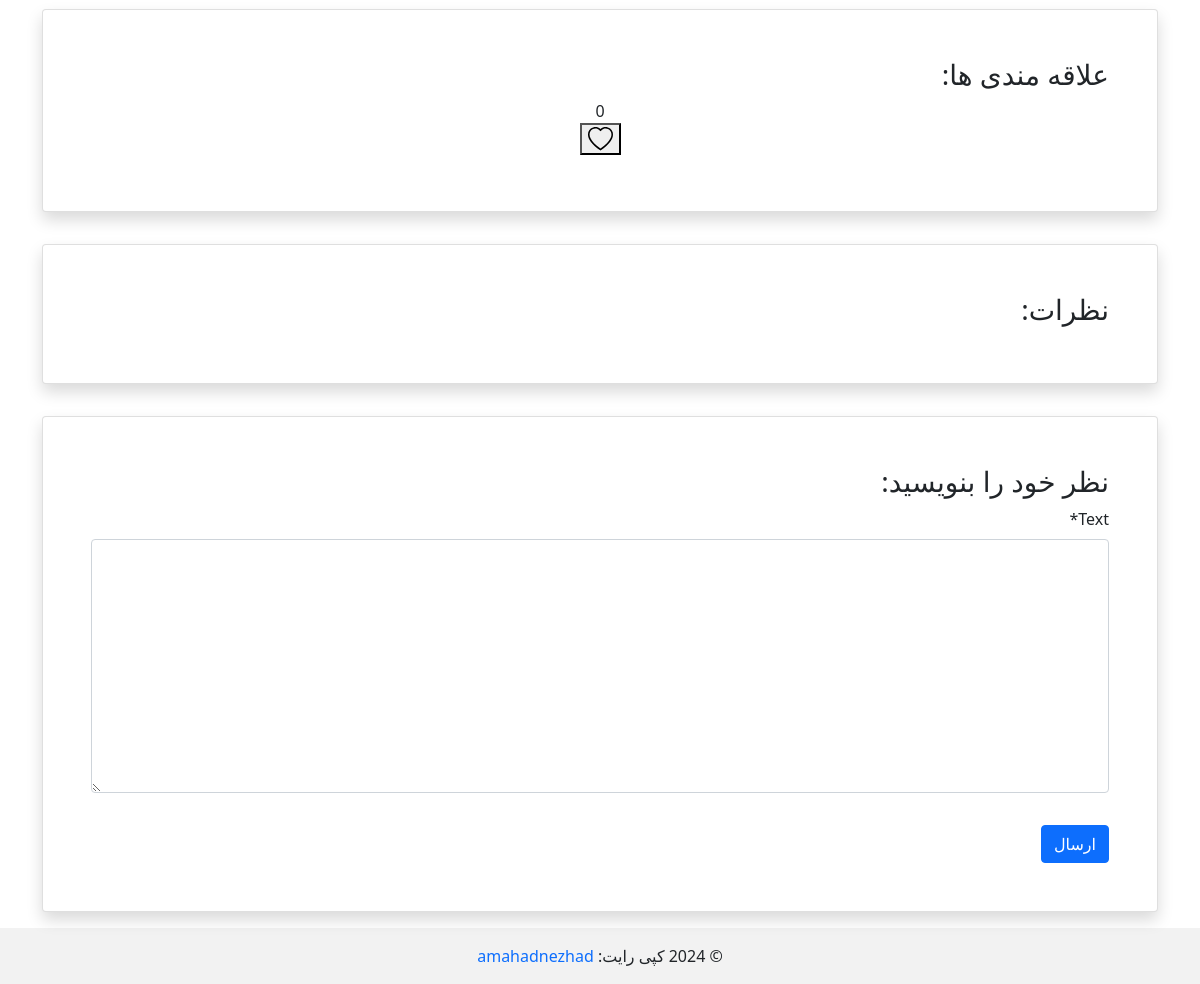
The app's page /post/11 (signed in, lower part), older data.
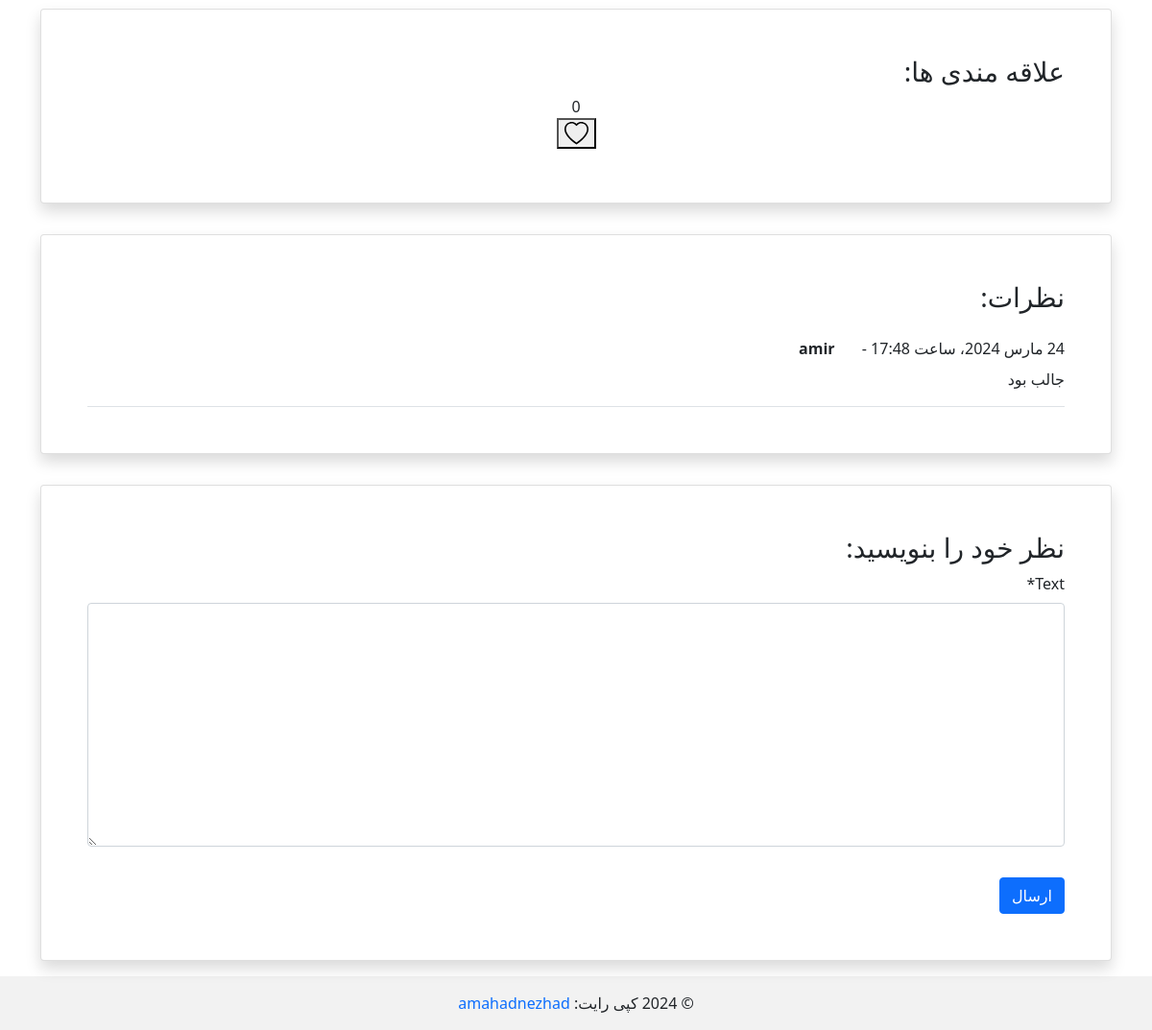
The same page, newer data.
### blog/models.py (models this page shows, shortened)
class Comment(models.Model):
    user = models.ForeignKey(get_user_model(), on_delete=models.CASCADE)
    post = models.ForeignKey(Post, related_name='comments', on_delete=models.CASCADE)
    text = models.TextField()
    is_active = models.BooleanField(default=False)
    datetime_created = models.DateTimeField(auto_now_add=True)

### accounts/models.py (models this page shows)
class CustomUser(AbstractUser):
    pass

### blog/views.py (the view)
# urls.py: path('post/<int:pk>', post_detail_view, name="post_detail"),
@login_required
def post_detail_view(request, pk):
    post = get_object_or_404(Post, pk=pk)
    comments = post.comments.all()
    if request.method == "POST":
        comment_form = CommentForm(request.POST)
        if comment_form.is_valid():
            new_comment = comment_form.save(commit=False)
            new_comment.post = post
            new_comment.user = request.user
            new_comment.save()
            comment_form = CommentForm()
            messages.success(request, _("Comment Added SuccessFully"))
    else:
        comment_form = CommentForm()
    return render(request, 'blog/post_detail.html', context={'post': post, 'comments': comments,
                                                             'comment_form': comment_form, })

### blog/forms.py
class CommentForm(forms.ModelForm):
    class Meta:
        model = Comment
        fields = ['text', ]

### blog/templates/blog/post_detail.html (shortened to what this page needs)
{% extends '_base.html' %}
{% load jalali_tags %}
{% load crispy_forms_tags %}
{% load i18n %}
{% block content %}
    <div class="container mt-4">
        <div class="row">
            <div class="container mt-4">
                <div class="row">
                    <div class="col-12">
                        <div class="card shadow my-3 p-5">
                            <h3>{% trans "Likes" %}:</h3>
                            <div class="text-center">
                                {{ post.likes.count }}
                                {% if user.is_authenticated %}
                                    {% if user in post.likes.all %}
                                        <form method="POST" action="{% url 'like_post' post.id %}">
                                            {% csrf_token %}
                                            <button type="submit">
                                                <svg xmlns="http://www.w3.org/2000/svg" width="25" height="25"
                                                     fill="currentColor" class="bi bi-heart-fill" viewBox="0 0 16 16">
                                                    <path fill-rule="evenodd"
                                                          d="M8 1.314C12.438-3.248 23.534 4.735 8 15-7.534 4.736 3.562-3.248 8 1.314"/>
                                                </svg>
                                            </button>
                                        </form>
                                    {% else %}
                                        <form method="POST" action="{% url 'like_post' post.id %}">
                                            <button type="submit">
                                            </button>
                                        </form>
                                    {% endif %}
                                    </div>
                                {% endif %}
                        </div>
                    </div>
                </div>
            </div>
            <div class="col-12">
                <div class="card shadow my-3 p-5">
                    <h3>{% trans "Comments" %}:</h3>
                    {% if post.comments %}
                        {% for comment in post.comments.all %}
                            <div class="border-bottom mt-3">
                                <div class="review__meta" dir="rtl">
                                    <span class="review__published-date">{{ comment.datetime_created|to_jalali:'%Y/%m/%d' }}</span>
                                    <span class="review__dash"> - </span>
                                    <strong class="review__author px-4 ">{{ comment.user.username }}</strong>
                                </div>
                                <p class="mt-2">
                                    {{ comment.text }}
                                </p>
                            </div>
                        {% endfor %}
                    {% else %}
                        <p>{% trans "No comments yet! Be the first one." %}</p>
                    {% endif %}
                </div>
            </div>
            <div class="col-12">
                <div class="card shadow my-3 p-5">
                    <h3>{% trans "Add new comment" %}:</h3>
                    <form method="POST">
                        {{ comment_form|crispy }}
                        <button type="submit" class="btn btn-primary mt-3">{% trans "Send" %}</button>
                    </form>
                </div>
            </div>
        </div>
    </div>
{% endblock content %}

Row changes from the older to the newer data that the page shows:
added Comment: datetime_created|to_jalali "24 مارس 2024، ساعت 17:48", user.username "amir", text "جالب بود"
